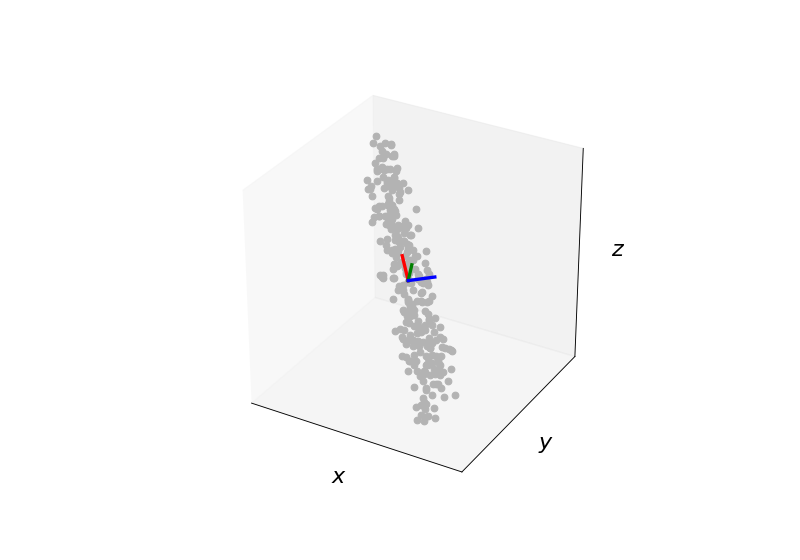

Source code (Python):
from numpy import random

import matplotlib.pyplot as plt

from compas.geometry import matrix_from_axis_and_angle
from compas.geometry import transform_points_numpy

from compas_plotters import Axes3D
from compas_plotters import Cloud3D
from compas_plotters import Bounds
from compas_plotters import create_axes_3d

from compas.numerical import pca_numpy

data = random.rand(300, 3)
data[:, 0] *= 10.0
data[:, 1] *= 1.0
data[:, 2] *= 4.0

a = 3.14159 * 30.0 / 180
Ry = matrix_from_axis_and_angle([0, 1.0, 0.0], a, rtype='array')

a = -3.14159 * 45.0 / 180
Rz = matrix_from_axis_and_angle([0, 0, 1.0], a, rtype='array')

R = Rz.dot(Ry)

data = transform_points_numpy(data, R)

average, vectors, values = pca_numpy(data)

axes = create_axes_3d()

Bounds(data).plot(axes)
Cloud3D(data).plot(axes)
Axes3D(average, vectors).plot(axes)

plt.show()
